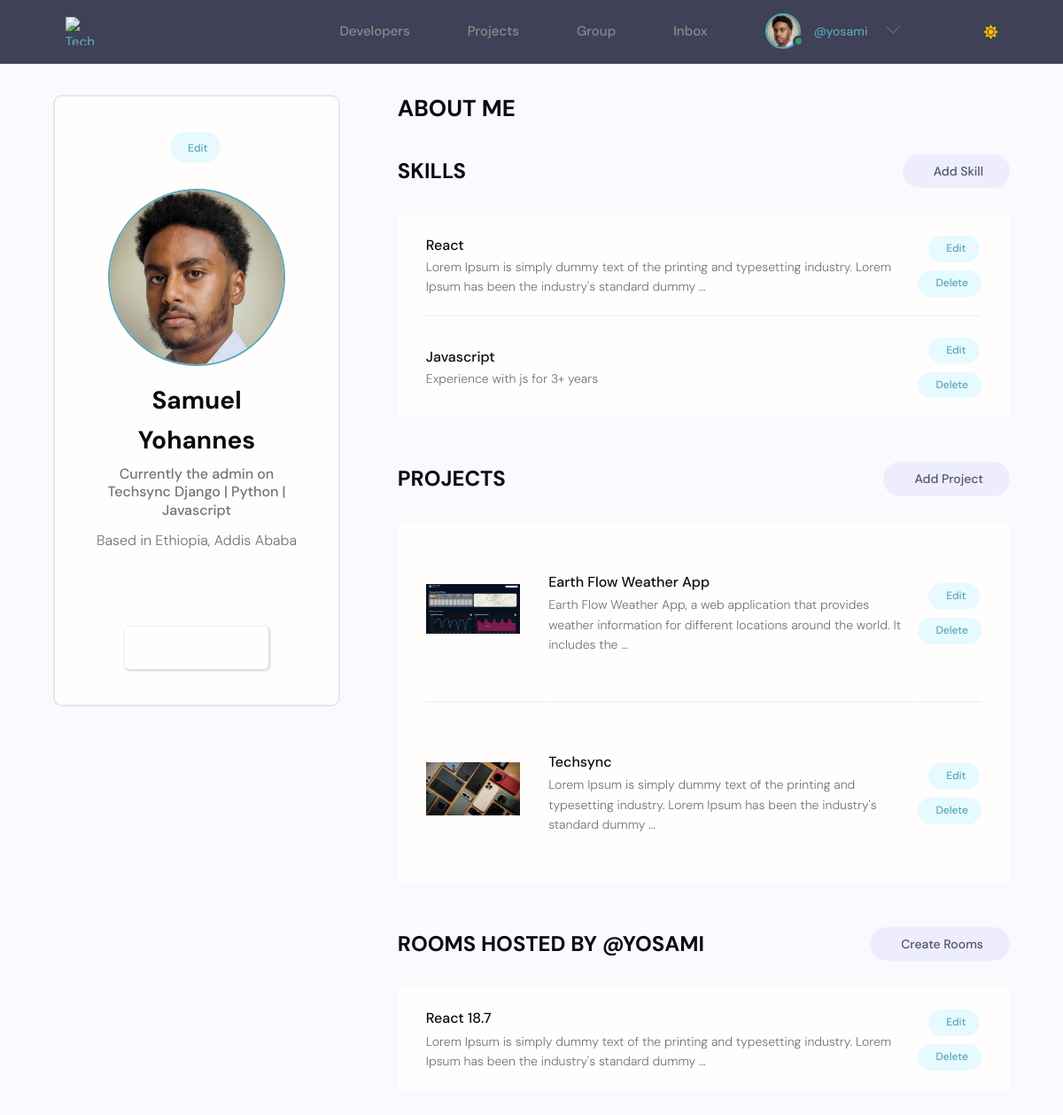
The page /account/ (signed in) on the database as committed earlier.
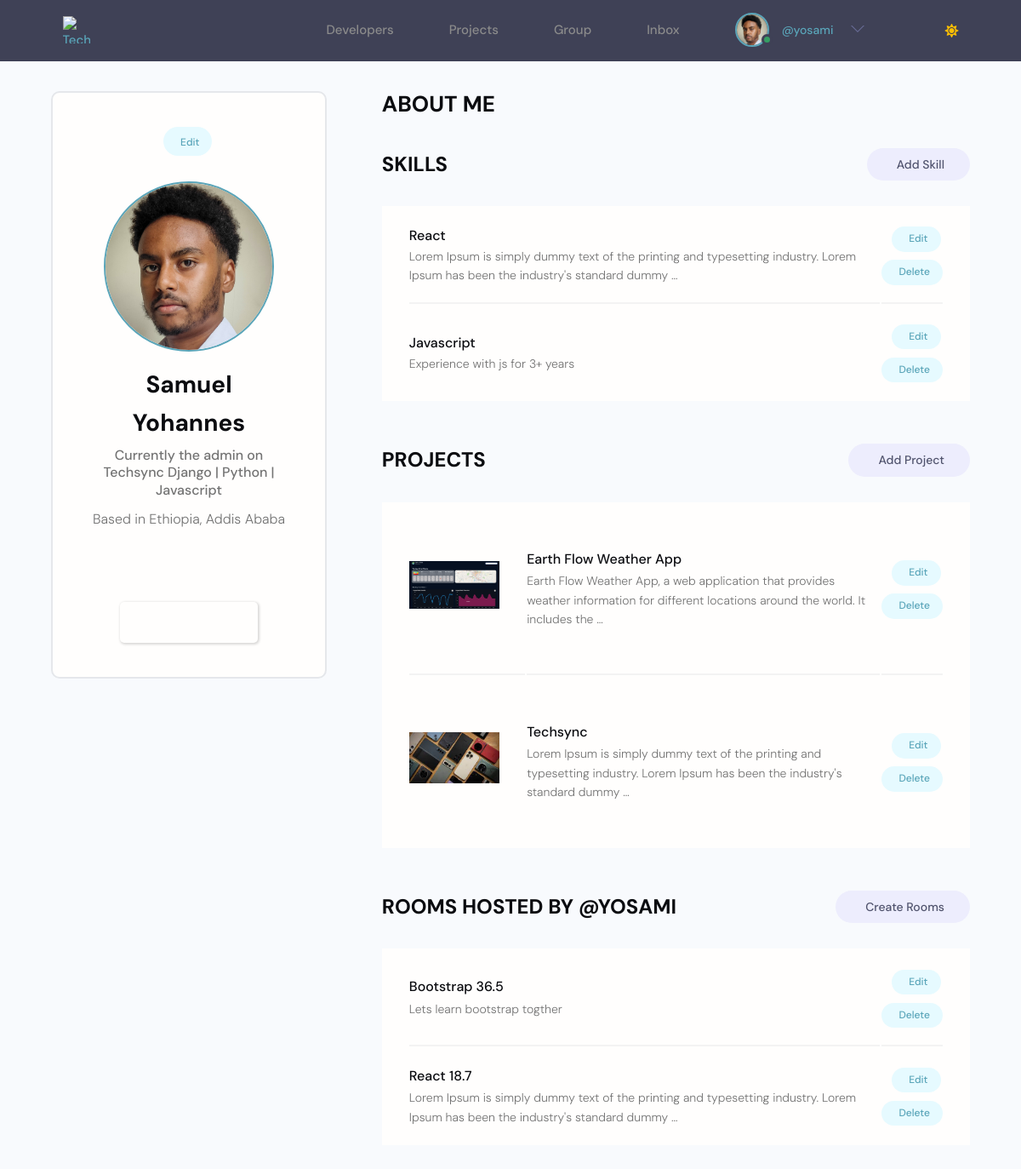
The same page on the database as committed later.
### users/models.py (models this page shows, shortened)
class Skill(models.Model):
    id = models.UUIDField(default=uuid.uuid4, primary_key=True, unique=True, editable=False, )
    owner = models.ForeignKey(Profile, on_delete=models.CASCADE, null=True, blank=True)
    name = models.CharField(max_length=200, blank=True,null=True)
    description = models.TextField(blank=True, null=True)
    created_at = models.DateTimeField(auto_now_add=True)

### projects/models.py (models this page shows, shortened)
class Project(models.Model):
    id = models.UUIDField(default=uuid.uuid4, primary_key=True, unique=True, editable=False)
    owner = models.ForeignKey(Profile, on_delete=models.SET_NULL, null=True)
    title = models.CharField(max_length=100)
    description = models.TextField(null=True, blank=True)
    image = models.ImageField(null=True, blank=True, default='default.jpg', upload_to= 'project_image')
    demo_link = models.URLField(null=True, blank=True)
    source_link = models.URLField(null=True, blank=True)
    created_at = models.DateTimeField(auto_now_add=True)
    tags = models.ManyToManyField('Tag', blank=True)
    vote_count = models.IntegerField(default=0, null=True, blank=True)
    vote_ratio = models.IntegerField(default=0, null=True, blank=True)
    class Meta:
        ordering = ['-created_at']

### group/models.py (models this page shows, shortened)
class Room(models.Model):
    id = models.UUIDField(default=uuid.uuid4, primary_key=True, unique=True, editable=False, )
    host = models.ForeignKey(User, on_delete=models.SET_NULL, null=True)
    topic = models.ForeignKey(Topic, on_delete=models.SET_NULL, null=True)
    name = models.CharField(max_length=200)
    description = models.TextField(null=True, blank=True)
    participants = models.ManyToManyField(
        User, related_name='participants', blank=True)
    updated = models.DateTimeField(auto_now=True)
    created = models.DateTimeField(auto_now_add=True)
    class Meta:
        ordering = ['-updated', '-created']

### users/views.py (the view)
# urls.py: path('account/', views.userAccount, name='user-account'),
@login_required(login_url='login')
def userAccount(request):
    profile = request.user.profile
    skills = profile.skill_set.all()
    projects = profile.project_set.all()
    rooms = Room.objects.filter(host=request.user)
    context = {
        'profile': profile,
        'skills': skills,
        'projects': projects,
        'rooms': rooms,
    }
    return render(request, 'users/account.html', context)

### templates/users/account.html (shortened to what this page needs)
{% extends "main/main.html" %}
  {% block content %}
  <main class="settingsPage profile my-md">
    <div class="container">
      <div class="layout">
        <div class="column column--1of3">
          <div class="card text-center">
            <div class="card__body dev">
              <a class="tag tag--pill tag--main settings__btn" href="{% url 'edit-account' %}"> Edit</a>
              <img class="avatar avatar--xl dev__avatar" src="{{ profile.profile_image.url }}" />
              <h2 class="dev__name">{{profile.name}}</h2>
              <p class="dev__title">{{profile.headline}}</p>
              <p class="dev__location">Based in {{profile.location}}</p>
              <ul class="dev__social">
              </ul>
              <a href="#" class="btn btn--sub btn--lg">Send Message </a>
            </div>
          </div>
        </div>
        <div class="column column--2of3">
          <div class="devInfo">
            <h3 class="devInfo__title">About Me</h3>
          </div>
          <div class="settings">
            <h3 class="settings__title">Skills</h3>
            <a class="tag tag--pill tag--sub settings__btn tag--lg" href="{% url 'add-skill'%}"> Add Skill</a>
          </div>
          <table class="settings__table">
            {% for skill in skills %}
            <tr>
              <td class="settings__tableInfo">
                <h4>{{skill.name}}</h4>
                <p>
                  {{skill.description|truncatewords:20}}
                </p>
              </td>
              <td class="settings__tableActions">
                <a class="tag tag--pill tag--main settings__btn" href="{% url 'update-skill' skill.id %}"> Edit</a>
                <a class="tag tag--pill tag--main settings__btn" href="{% url 'delete-skill' skill.id %}?next=/account">
                  Delete</a>
              </td>
            </tr>
            {% endfor %}
          </table>
          <div class="settings">
            <h3 class="settings__title">Projects</h3>
            <a class="tag tag--pill tag--sub settings__btn tag--lg" href="{% url 'create-project' %}"> Add Project</a>
          </div>
          <table class="settings__table">
            {% for project in projects %}
            <tr>
              <td class="settings__thumbnail">
                <a href="{% url 'project_detail' project.pk %}"><img src="{{project.image.url}}" alt="Project Thumbnail" /></a>
              </td>
              <td class="settings__tableInfo">
                <a href="{% url 'project_detail' project.pk %}">{{project.title}}</a>
                <p>
                  {{project.description|truncatewords:20}}
                </p>
              </td>
              <td class="settings__tableActions">
                <a class="tag tag--pill tag--main settings__btn" href="{% url 'update-project' project.pk %}"> Edit</a>
                <a class="tag tag--pill tag--main settings__btn" href="{% url 'delete-project' project.pk %}?next=/account">
                  Delete</a>
              </td>
            </tr>
            {% endfor %}
          </table>
<div class="settings">
  <h3 class="settings__title">ROOMS HOSTED BY @{{profile.username}}</h3>
  <a class="tag tag--pill tag--sub settings__btn tag--lg" href="{% url 'create-room' %}"> Create Rooms</a>
</div>
<table class="settings__table">
  {% for room in rooms %}
  <tr>
    <td class="settings__tableInfo">
      <a href="{% url 'room' room.id %}">{{room.name}}</a>
      <p>
        {{room.description|truncatewords:20}}
      </p>
    </td>
    <td class="settings__tableActions">
      <a class="tag tag--pill tag--main settings__btn" href="{% url 'update-room' room.id %}?next=/account"> Edit</a>
      <a class="tag tag--pill tag--main settings__btn" href="{% url 'delete-room' room.id %}?next=/account">
        Delete</a>
    </td>
  </tr>
  {% endfor %}
</table>
      </div>
    </div>
  </div>
  </main>
  {% endblock content %}

Rows that differ between the two databases and show on the page:
added Room: name "Bootstrap 36.5", description "Lets learn bootstrap togther"
